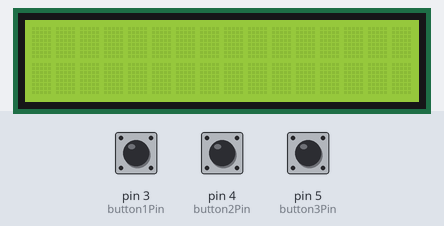
Bench run of a sketch on a simulated Arduino Uno, built with avr-gcc and run on an emulated ATmega328P. Shown: 16×2 character LCD. Inputs (shaded band) come from the test bench; at power-on: pin 5 (button3Pin) LOW, pin 4 (button2Pin) LOW, pin 3 (button1Pin) LOW. No radio packets arrive unless stated; what the sketch prints to the serial monitor is not drawn.

Above: at 1.2 s.
1.3 s: pin 5 (button3Pin) pulled HIGH for 3.2 s
At 2.1 s:
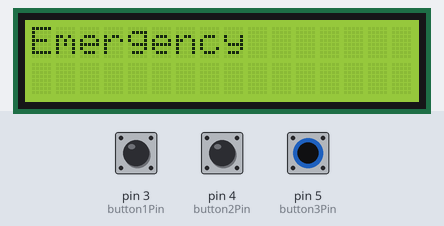
6.8 s: pin 4 (button2Pin) pulled HIGH for 0.15 s
At 7.4 s:
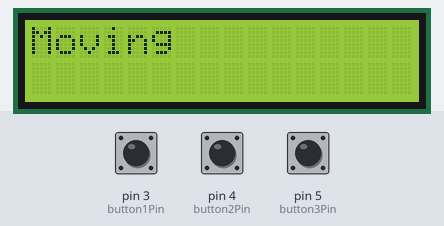
Timing chart, 0 to 9.8 s (numbered marks = the images above; inputs shaded):
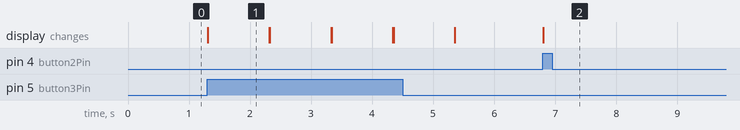

Measured:
- after the input at 1.3 s, the display: changes at once (image 1)
- after the input at 6.8 s, the display: changes at once (image 2)
- what the display in image 1 shows lasts 1.0 s, from 1.3 s to 2.3 s

The sketch:

RemoteController.ino
```cpp
//button one controls on/off
//button two controls when the gantry starts moving
//button three controls the emergency stop
#include <SPI.h>
#include <nRF24L01.h>
#include <printf.h>
#include <RF24.h>
#include <LiquidCrystal_I2C.h>
#include <RF24_config.h>
#include <Wire.h>

LiquidCrystal_I2C lcd = LiquidCrystal_I2C(0x3F, 16, 2);

RF24 radio(9, 10); // CE, CSN
const byte address[6] = "00001";
const int button1Pin = 3;
const int button2Pin = 4;
const int button3Pin = 5;
int buttonState1 = 0;
int buttonState2 = 0;
int buttonState3 = 0;

void setup() {
  //setting up the pins to take input/output
  Serial.begin(9600);
  radio.begin();
  radio.openWritingPipe(address);
  radio.setPALevel(RF24_PA_MIN);
  pinMode(button1Pin, INPUT); //initiate the buttons
  pinMode(button2Pin, INPUT);
  pinMode(button3Pin, INPUT);
  radio.stopListening();
  lcd.init();
  lcd.backlight();

}

void loop() {
  //reading the state of the buttons (whether they are pressed or not pressed)
  buttonState1 = digitalRead(button1Pin);
  buttonState2 = digitalRead(button2Pin);
  buttonState3 = digitalRead(button3Pin);

  if (buttonState1 == HIGH)
  {
    //Turn Remote OFF SO NOTHING NEEDS TO HAPPEN HERE
    Serial.print("button 1");
    Serial.print("\n");
  }
  if (buttonState3 == HIGH)
  {
    //use wireless module to communicate to gantry to tell it to do an emergency stop
    Serial.print("button 3");
    Serial.print("\n");
    char text[] = "STOP";
    radio.write(&text, sizeof(text)); //Sending the message to receiver
    lcd.setCursor(0, 0);         // move cursor to   (0, 0)
    lcd.print("Emergency");        // print message at (0, 0)
    delay(1000);
    lcd.clear();
  }
  if (buttonState2 == HIGH)
  {
    //use wireless module to communicate to gantry to tell it to move
    Serial.print("Button 2");
    Serial.print("\n");
    char text[] = "MOVE";
    radio.write(&text, sizeof(text)); //Sending the message to receiver
    lcd.setCursor(0, 0);         // move cursor to   (0, 0)
    lcd.print("Moving");        // print message at (0, 0)
    delay(300000);
    lcd.clear();
  }

}
```
